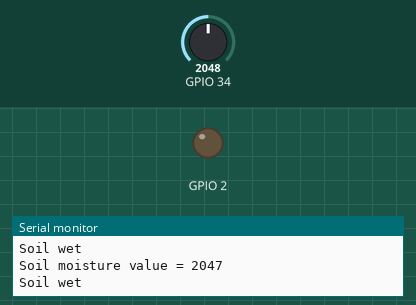
A sketch run on a simulated ESP32. Parts: output pins drawn as LEDs (lit = HIGH), the last lines printed to the serial monitor. Inputs (shaded band) come from the test bench; at power-on: GPIO 34 = 2048.

Above: at 1.8 s.
1.9 s: GPIO 34 set to 2552
3.4 s: GPIO 34 set to 2662
At 4.9 s:
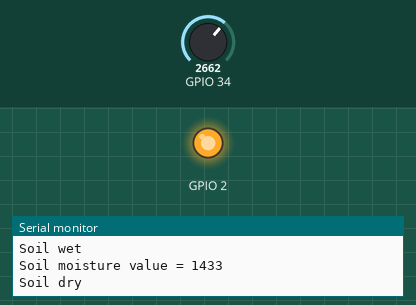
5.5 s: GPIO 34 set to 2047
At 6.4 s:
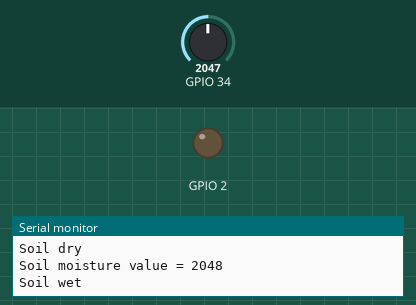
7.5 s: GPIO 34 set to 2866
At 9.2 s:
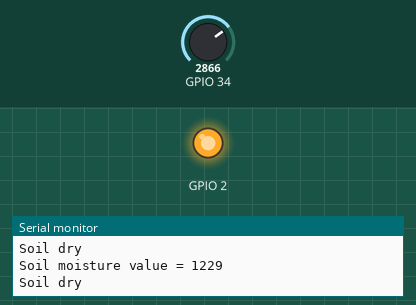
Timing chart, 0 to 10.5 s (numbered marks = the images above; inputs shaded):
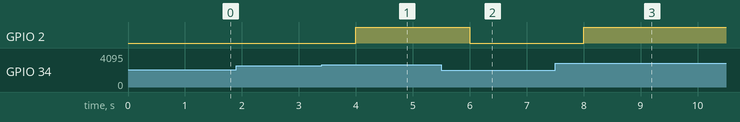

Measured:
- the behaviour switches between 2595 and 2596 on GPIO 34 (found by bisection; images 0 and 1)
- after the input at 3.4 s, GPIO 2: LOW → HIGH after 0.60 s
- after the input at 5.5 s, GPIO 2: HIGH → LOW after 0.50 s
- after the input at 7.5 s, GPIO 2: LOW → HIGH after 0.50 s

The sketch:

GISMO6_SoilMoisture.ino
```cpp
int threshold = 1500;
void setup() {
  // put your setup code here, to run once:
    pinMode(2,OUTPUT);
    Serial.begin(115200);
  }

void loop() {
  // put your main code here, to run repeatedly:
  int smValue = 4095 - analogRead(34);
  Serial.print("Soil moisture value = ");
  Serial.println(smValue);
  if(smValue < threshold)
  {
    digitalWrite(2,HIGH);
    Serial.println("Soil dry");
  }
  else
  {
    digitalWrite(2,LOW);
    Serial.println("Soil wet");
  }
  Serial.println();
  delay(1000);
}
```
